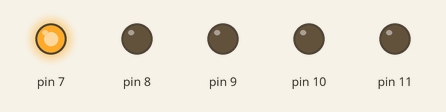
Simulated run of this sketch. Board: Arduino Uno, built with avr-gcc and run on an emulated ATmega328P. Shown: output pins drawn as LEDs (lit = HIGH).

Above: at 0.5 s.
At 3.5 s:
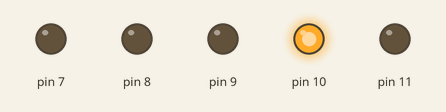
At 5.0 s:
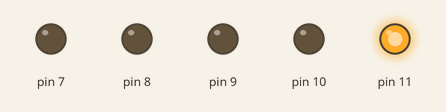
At 8.5 s:
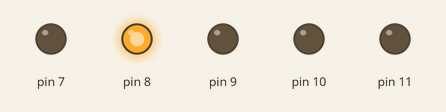
At 12.5 s:
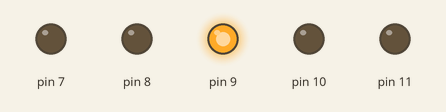
Timing chart, 0 to 13.0 s (numbered marks = the images above):
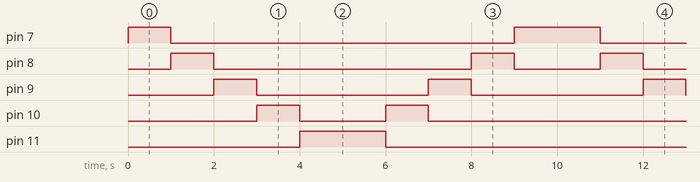

The sketch:

knightrider_for_loop.ino
```cpp
void setup() {
  pinMode(7,OUTPUT);
  pinMode(8,OUTPUT);
  pinMode(9,OUTPUT);
  pinMode(10,OUTPUT);
  pinMode(11,OUTPUT);

}

void loop() {

  for(int x=7;x<12;x++){
    digitalWrite(x,HIGH);
    delay(1000);
    digitalWrite(x,LOW);
  }
  for(int x=11;x>6;x--){
    digitalWrite(x,HIGH);
    delay(1000);
    digitalWrite(x,LOW);
  }

}
```

Measured:
- by itself, pin 7: repeats every 10.0 s: LOW 8.0 s, HIGH 2.0 s
- by itself, pin 8: repeats every 10.0 s: LOW 6.0 s, HIGH 1.0 s, LOW 2.0 s, HIGH 1.0 s
- by itself, pin 9: alternates HIGH for 1.0 s and LOW for 4.0 s
- by itself, pin 10: repeats every 10.0 s: LOW 2.0 s, HIGH 1.0 s, LOW 6.0 s, HIGH 1.0 s
- by itself, pin 11: alternates HIGH for 2.0 s and LOW for 8.0 s
